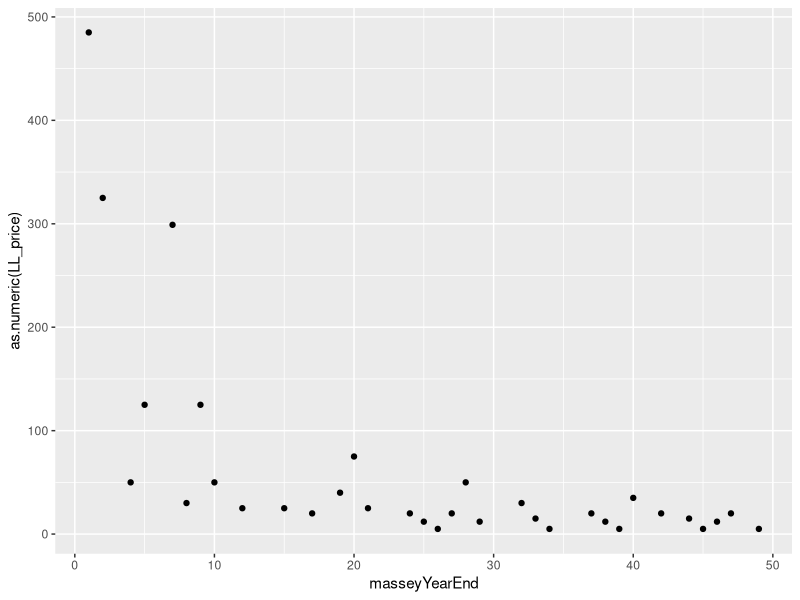

This figure's R source:
## ---- chunk 1
knitr::opts_chunk$set(echo = TRUE)
## ---- chunk 2
library(dplyr)

optionsDatNew = readr::read_csv("optionsDatNew.csv")

test = optionsDatNew %>% 
  select(name, dateTime, contains("price"))

library(ggplot2)

alabamaTS = test %>% 
  filter(name == "Alabama") %>% 
  select(dateTime, LL_price) %>% 
  mutate(dateTime = lubridate::ymd_hms(dateTime), 
         dateTime = lubridate::day(dateTime)) %>% 
  ts(.)

library(forecast)

alabamaForecast = HoltWinters(alabamaTS, beta = FALSE, gamma = FALSE)

## ---- chunk 3
initialData = readr::read_csv("optionsDat.csv")

previousYearRank = readr::read_csv("massey2017YearEnd.csv")

initialData = initialData %>% 
  left_join(., previousYearRank, by = c("name" = "Team")) %>% 
  group_by(name)

initialData %>% 
  slice(., 1L) %>% 
  filter(masseyYearEnd < 50) %>% 
  ggplot(., aes(masseyYearEnd, as.numeric(LL_price))) +
  geom_point()


